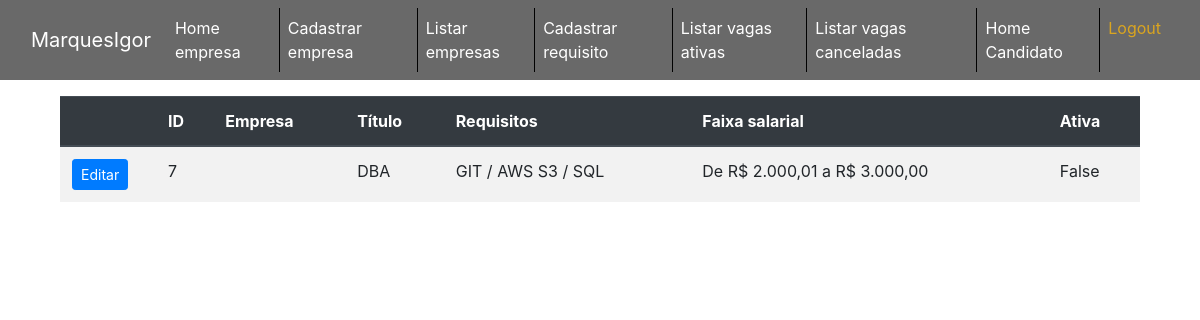
/company/list-jobs-inactive/ (signed in), run on the app's committed database.
### app_company/models.py (models this page shows, shortened)
class Jobs(models.Model):
    company = models.CharField(
        max_length=255, null=False, verbose_name='Empresa contratante')
    title = models.CharField(max_length=255, null=False,
                             verbose_name='Título da vaga')
    requirements = models.ManyToManyField(
        Requirements, verbose_name='Requisitos')
    minimum_schooling = models.CharField(
        max_length=45, null=True, choices=MINIMUM_SCHOOLING_CHOICES,
        verbose_name='Escolaridade')
    salary_range = models.CharField(
        max_length=45, null=False, choices=SALARY_CHOICES,
        verbose_name='Faixa salarial')
    description = models.TextField(
        null=False, max_length=255, verbose_name='Descrição da vaga')
    created_at = models.DateTimeField(auto_now_add=True, blank=True)
    updated_at = models.DateTimeField(auto_now=True, blank=True)
    is_active = models.BooleanField(default=True)

class Requirements(models.Model):
    name = models.CharField(
        max_length=45, unique=True, null=False, verbose_name='Tipo de requisito')

### app_company/views.py (the view)
# urls.py: path("list-jobs-inactive/", JobsInactiveListView.as_view(),
class JobsInactiveListView(LoginRequiredMixin, ListView):
    model = Jobs
    template_name = 'jobs_list_inactive.html'
    queryset = Jobs.objects.filter(is_active=False)
    context_object_name = 'jobs_list'

### app_company/templates/jobs_list_inactive.html (shortened to what this page needs)
{% extends 'base_company.html' %}
{% block content %}
{% include 'partials/_nav.html' %}
<div class="container-sm mt-3">
    <div class="container-sm">
        <table class="table table-striped">
            <thead class="thead-dark">
                <tr>
                    <th scope="col"></th>
                    <th scope="col">ID</th>
                    <th scope="col">Empresa</th>
                    <th scope="col">Título</th>
                    <th scope="col">Requisitos</th>
                    <th scope="col">Faixa salarial</th>
                    <th>Ativa</th>
                </tr>
            </thead>
            <tbody>
                {% if jobs_list %}
                {% for jobs in jobs_list %}
                <tr>
                    <td  style=" width:6rem"><a href="{% url 'app_company:update_jobs' jobs.pk %}" class="btn btn-primary btn-sm">Editar</a></td>
                    <td>{{ jobs.id }}</td>
                    <td>{{ jobs.company }}</td>
                    <td>{{ jobs.title }}</td>
                    <td>
                        {% for requirement in jobs.requirements.all %}
                            {{ requirement.name }}
                            {% if not forloop.last %}/ {% endif %}
                        {% endfor %}
                    </td>
                    <td>{{ jobs.salary_range }}</td>
                    <td>{{ jobs.is_active }}</td>
                </tr>
                {% endfor %}
                {% else %}
                <tr>
                    <td colspan="4"><h2>Não há vagas</h2></td>
                </tr>
                {% endif %}
            </tbody>
        </table>
    </div>
{% endblock content %}

### data on the page
Jobs: id "7", title "DBA", salary_range "De R$ 2.000,01 a R$ 3.000,00", is_active "False"
Requirements: name "GIT"
Requirements: name "AWS S3"
Requirements: name "SQL"
